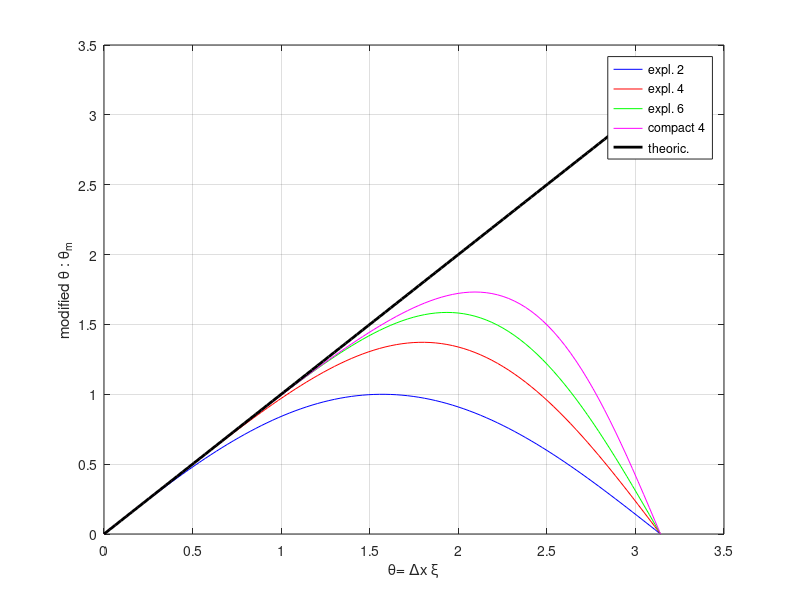

This chart was generated by the following MATLAB code:
clc; clear all; close all;

teta=linspace(0,pi,100);
se2=sin(teta);
se4=(4/3)*sin(teta)-(1/3)*sin(2*teta)/2;
se6=3/2*sin(teta)-3/5*sin(2*teta)/2+1/10*sin(3*teta)/3;
sc4=sin(teta)./(2/3+2*(1/6*cos(teta)));

figure(1)
plot(teta,se2,'b-',teta,se4,'r-',teta,se6,'g-',teta,sc4,'m-',teta,teta,'k-','Linewidth',2)
legend('expl. 2','expl. 4','expl. 6','compact 4','theoric.')
xlabel('\theta= \Deltax \xi')
ylabel('modified \theta : \theta_m')
grid on
